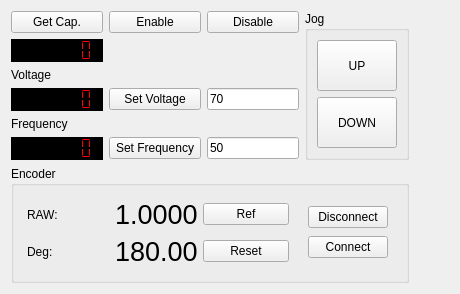
         <widget class="QWidget" name="tab_2">
          <attribute name="title">
           <string>Attocube controls</string>
          </attribute>
          <layout class="QGridLayout" name="gridLayout_17" columnstretch="1,1,1,1,0" rowminimumheight="1,4,1,4,1,4,4">
           <item row="0" column="3" rowspan="6">
            <widget class="QGroupBox" name="groupBox_11">
             <property name="title">
              <string>Jog</string>
             </property>
             <layout class="QVBoxLayout" name="verticalLayout_5">
              <item>
               <widget class="QPushButton" name="jog_up_btn">
                <property name="sizePolicy">
                 <sizepolicy hsizetype="MinimumExpanding" vsizetype="MinimumExpanding">
                  <horstretch>0</horstretch>
                  <verstretch>0</verstretch>
                 </sizepolicy>
                </property>
                <property name="text">
                 <string>UP</string>
                </property>
               </widget>
              </item>
              <item>
               <widget class="QPushButton" name="jog_down_btn">
                <property name="sizePolicy">
                 <sizepolicy hsizetype="MinimumExpanding" vsizetype="MinimumExpanding">
                  <horstretch>0</horstretch>
                  <verstretch>0</verstretch>
                 </sizepolicy>
                </property>
                <property name="text">
                 <string>DOWN</string>
                </property>
               </widget>
              </item>
             </layout>
            </widget>
           </item>
           <item row="6" column="0" colspan="4">
            <widget class="QGroupBox" name="groupBox_10">
             <property name="sizePolicy">
              <sizepolicy hsizetype="Preferred" vsizetype="MinimumExpanding">
               <horstretch>0</horstretch>
               <verstretch>0</verstretch>
              </sizepolicy>
             </property>
             <property name="title">
              <string>Encoder</string>
             </property>
             <layout class="QHBoxLayout" name="horizontalLayout_5">
              <item>
               <widget class="QFrame" name="frame_6">
                <property name="frameShape">
                 <enum>QFrame::NoFrame</enum>
                </property>
                <property name="frameShadow">
                 <enum>QFrame::Plain</enum>
                </property>
                <layout class="QVBoxLayout" name="verticalLayout_3">
                 <property name="spacing">
                  <number>2</number>
                 </property>
                 <property name="leftMargin">
                  <number>2</number>
                 </property>
                 <property name="topMargin">
                  <number>2</number>
                 </property>
                 <property name="rightMargin">
                  <number>2</number>
                 </property>
                 <property name="bottomMargin">
                  <number>2</number>
                 </property>
                 <item>
                  <widget class="QFrame" name="frame_7">
                   <property name="frameShape">
                    <enum>QFrame::NoFrame</enum>
                   </property>
                   <property name="frameShadow">
                    <enum>QFrame::Plain</enum>
                   </property>
                   <layout class="QHBoxLayout" name="horizontalLayout_6">
                    <property name="spacing">
                     <number>2</number>
                    </property>
                    <property name="leftMargin">
                     <number>2</number>
                    </property>
                    <property name="topMargin">
                     <number>2</number>
                    </property>
                    <property name="rightMargin">
                     <number>2</number>
                    </property>
                    <property name="bottomMargin">
                     <number>2</number>
                    </property>
                    <item>
                     <widget class="QLabel" name="label_16">
                      <property name="text">
                       <string>RAW:</string>
                      </property>
                     </widget>
                    </item>
                    <item>
                     <widget class="QLabel" name="label_17">
                      <property name="font">
                       <font>
                        <pointsize>20</pointsize>
                       </font>
                      </property>
                      <property name="text">
                       <string>1.0000</string>
                      </property>
                     </widget>
                    </item>
                    <item>
                     <widget class="QPushButton" name="pushButton_3">
                      <property name="text">
                       <string>Ref</string>
                      </property>
                     </widget>
                    </item>
                   </layout>
                  </widget>
                 </item>
                 <item>
                  <widget class="QFrame" name="frame_8">
                   <property name="frameShape">
                    <enum>QFrame::NoFrame</enum>
                   </property>
                   <property name="frameShadow">
                    <enum>QFrame::Plain</enum>
                   </property>
                   <layout class="QHBoxLayout" name="horizontalLayout_7">
                    <property name="spacing">
                     <number>2</number>
                    </property>
                    <property name="leftMargin">
                     <number>2</number>
                    </property>
                    <property name="topMargin">
                     <number>2</number>
                    </property>
                    <property name="rightMargin">
                     <number>2</number>
                    </property>
                    <property name="bottomMargin">
                     <number>2</number>
                    </property>
                    <item>
                     <widget class="QLabel" name="label_18">
                      <property name="text">
                       <string>Deg:</string>
                      </property>
                     </widget>
                    </item>
                    <item>
                     <widget class="QLabel" name="label_19">
                      <property name="font">
                       <font>
                        <pointsize>20</pointsize>
                       </font>
                      </property>
                      <property name="text">
                       <string>180.00</string>
                      </property>
                     </widget>
                    </item>
                    <item>
                     <widget class="QPushButton" name="pushButton_4">
                      <property name="text">
                       <string>Reset</string>
                      </property>
                     </widget>
                    </item>
                   </layout>
                  </widget>
                 </item>
                </layout>
               </widget>
              </item>
              <item>
               <widget class="QFrame" name="frame_9">
                <property name="sizePolicy">
                 <sizepolicy hsizetype="Fixed" vsizetype="Preferred">
                  <horstretch>0</horstretch>
                  <verstretch>0</verstretch>
                 </sizepolicy>
                </property>
                <property name="frameShape">
                 <enum>QFrame::NoFrame</enum>
                </property>
                <property name="frameShadow">
                 <enum>QFrame::Plain</enum>
                </property>
                <layout class="QVBoxLayout" name="verticalLayout_4">
                 <item>
                  <widget class="QPushButton" name="pushButton_2">
                   <property name="text">
                    <string>Disconnect</string>
                   </property>
                  </widget>
                 </item>
                 <item>
                  <widget class="QPushButton" name="pushButton">
                   <property name="text">
                    <string>Connect</string>
                   </property>
                  </widget>
                 </item>
                </layout>
               </widget>
              </item>
             </layout>
            </widget>
           </item>
           <item row="5" column="2">
            <widget class="QLineEdit" name="freq_entry">
             <property name="text">
              <string>50</string>
             </property>
            </widget>
           </item>
           <item row="2" column="0">
            <widget class="QLabel" name="volt_label">
             <property name="text">
              <string>Voltage</string>
             </property>
            </widget>
           </item>
           <item row="3" column="2">
            <widget class="QLineEdit" name="volt_entry">
             <property name="text">
              <string>70</string>
             </property>
            </widget>
           </item>
           <item row="0" column="1">
            <widget class="QPushButton" name="enable_btn">
             <property name="text">
              <string>Enable</string>
             </property>
            </widget>
           </item>
           <item row="0" column="2">
            <widget class="QPushButton" name="disable_btn_2">
             <property name="text">
              <string>Disable</string>
             </property>
            </widget>
           </item>
           <item row="1" column="0">
            <widget class="QLCDNumber" name="cap_LCD">
             <property name="sizePolicy">
              <sizepolicy hsizetype="Minimum" vsizetype="MinimumExpanding">
               <horstretch>0</horstretch>
               <verstretch>0</verstretch>
              </sizepolicy>
             </property>
             <property name="styleSheet">
              <string notr="true">background-color: rgb(0, 0, 0);
color: rgb(255, 0, 0);</string>
             </property>
             <property name="digitCount">
              <number>7</number>
             </property>
             <property name="segmentStyle">
              <enum>QLCDNumber::Flat</enum>
             </property>
             <property name="value" stdset="0">
              <double>0.000000000000000</double>
             </property>
            </widget>
           </item>
           <item row="3" column="0">
            <widget class="QLCDNumber" name="volt_LCD">
             <property name="sizePolicy">
              <sizepolicy hsizetype="Minimum" vsizetype="MinimumExpanding">
               <horstretch>0</horstretch>
               <verstretch>0</verstretch>
              </sizepolicy>
             </property>
             <property name="styleSheet">
              <string notr="true">background-color: rgb(0, 0, 0);
color: rgb(255, 0, 0);</string>
             </property>
             <property name="digitCount">
              <number>7</number>
             </property>
             <property name="segmentStyle">
              <enum>QLCDNumber::Flat</enum>
             </property>
             <property name="value" stdset="0">
              <double>0.000000000000000</double>
             </property>
            </widget>
           </item>
           <item row="3" column="1">
            <widget class="QPushButton" name="set_volt_btn">
             <property name="text">
              <string>Set Voltage</string>
             </property>
            </widget>
           </item>
           <item row="4" column="0">
            <widget class="QLabel" name="freq_label">
             <property name="text">
              <string>Frequency</string>
             </property>
            </widget>
           </item>
           <item row="5" column="0">
            <widget class="QLCDNumber" name="freq_LCD">
             <property name="sizePolicy">
              <sizepolicy hsizetype="Minimum" vsizetype="MinimumExpanding">
               <horstretch>0</horstretch>
               <verstretch>0</verstretch>
              </sizepolicy>
             </property>
             <property name="styleSheet">
              <string notr="true">background-color: rgb(0, 0, 0);
color: rgb(255, 0, 0);</string>
             </property>
             <property name="digitCount">
              <number>7</number>
             </property>
             <property name="segmentStyle">
              <enum>QLCDNumber::Flat</enum>
             </property>
             <property name="value" stdset="0">
              <double>0.000000000000000</double>
             </property>
            </widget>
           </item>
           <item row="5" column="1">
            <widget class="QPushButton" name="set_freq_btn">
             <property name="text">
              <string>Set Frequency</string>
             </property>
            </widget>
           </item>
           <item row="0" column="0">
            <widget class="QPushButton" name="cap_btn">
             <property name="text">
              <string>Get Cap.</string>
             </property>
            </widget>
           </item>
           <item row="0" column="4">
            <spacer name="horizontalSpacer_7">
             <property name="orientation">
              <enum>Qt::Horizontal</enum>
             </property>
             <property name="sizeHint" stdset="0">
              <size>
               <width>40</width>
               <height>20</height>
              </size>
             </property>
            </spacer>
           </item>
          </layout>
         </widget>
